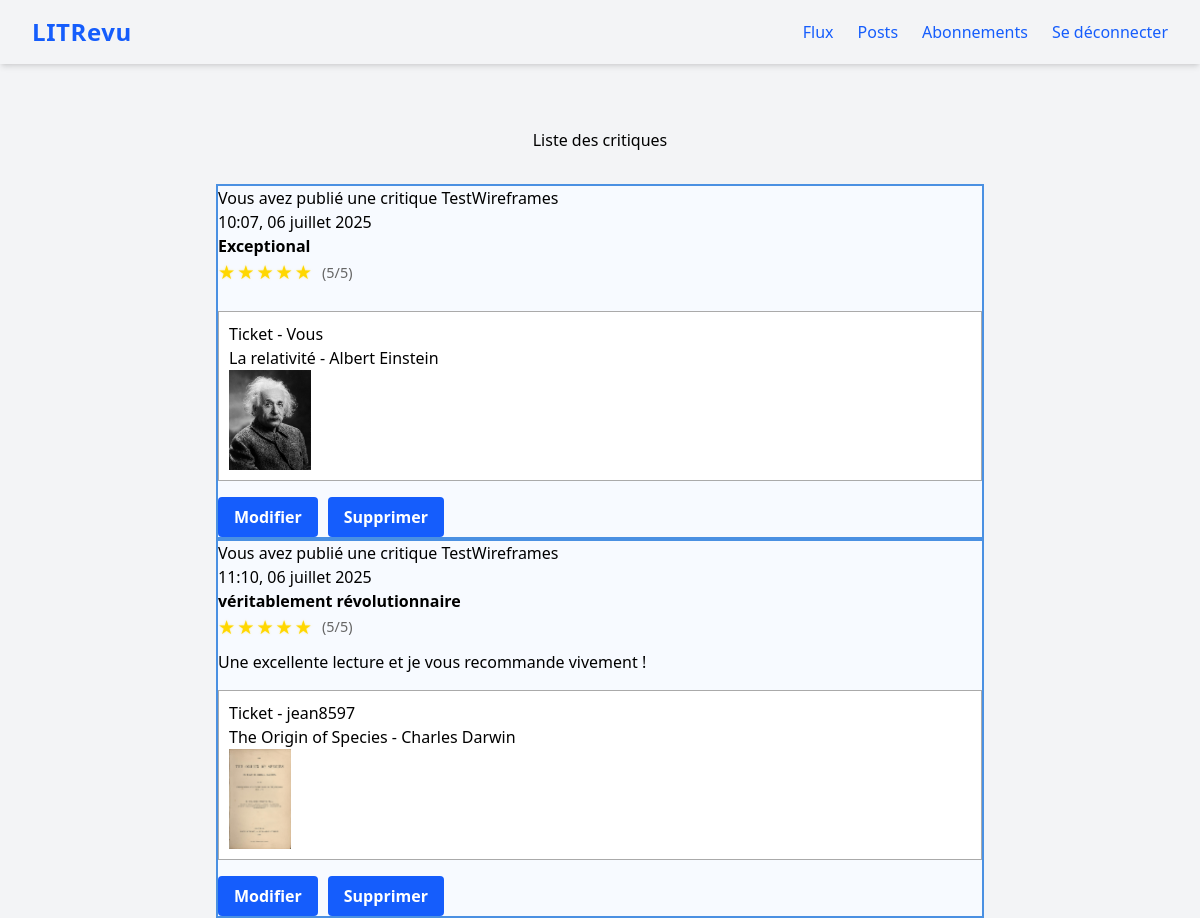
Screenshot of /reviews/ (signed in) with the database file from the repository.
### review/models.py (models this page shows, shortened)
class Review(models.Model):
    ticket = models.ForeignKey(
        to=Ticket,
        related_name="reviews",
        on_delete=models.CASCADE
    )
    rating = models.IntegerField(
        validators=[MinValueValidator(0), MaxValueValidator(5)])
    headline = models.CharField(max_length=128)
    body = models.CharField(max_length=8192, blank=True)
    user = models.ForeignKey(
        to=settings.AUTH_USER_MODEL, on_delete=models.CASCADE)
    created = models.DateTimeField(auto_now_add=True)

class Ticket(models.Model):
    title = models.CharField(max_length=128)
    description = models.CharField(max_length=2048, blank=True)
    user = models.ForeignKey(
        to=settings.AUTH_USER_MODEL, on_delete=models.CASCADE)
    image = models.ImageField(blank=True, null=True)
    created = models.DateTimeField(default=timezone.now)

### authentication/models.py (models this page shows)
class User(AbstractUser):
    follows = models.ManyToManyField(
        'self',
        symmetrical=False,
        verbose_name='suit'
    )

### review/views.py (the view)
# urls.py: path('reviews/', review.views.reviews, name='reviews'),
@login_required
def reviews(request):
    reviews = models.Review.objects.all()
    return render(
        request,
        'review/reviews.html',
        context={'reviews': reviews},
    )

### review/templatetags/review_extras.py (called while the page is built)
@register.inclusion_tag('review/_stars.html')
def display_stars(rating):
    return {'rating': rating}

### review/templates/review/reviews.html (shortened to what this page needs)
{% extends 'base.html' %}
{% load review_extras %}
{% block content %}
    <h2 class="text-center my-8">Liste des critiques</h2>
    <div class="grid-container">
        {% for post in reviews %}
            <div class="post" style="border:2px solid #4a90e2; background:#f7faff;">
                {% if post.user == user %}
                    <p>Vous avez publié une critique {{ post.user }}</p>
                {% else %}
                    <p>{{ post.user }} a publié une critique</p>
                {% endif %}
                <p>{{ post.created|date:"H:i, d F Y" }}</p>
                <p><b>{{ post.headline }}</b></p>
                <div class="rating-display mb-2">
                        {% display_stars post.rating %}
                </div>
                <p>{{ post.body }}</p>
                <div style="border:1px solid #aaa; background:#fff; margin:16px 0; padding:10px;">
                    <span>Ticket - {% if post.ticket.user == user %}Vous{% else %}{{ post.ticket.user }}{% endif %}</span><br>
                    <span>{{ post.ticket.title }}</span><br>
                    {% if post.ticket.image %}
                        <img src="{{ post.ticket.image.url }}" alt="Image du ticket {{ post.ticket.title }}" style="max-width:100px;max-height:100px;">
                    {% endif %}
                </div>
                <div style="display:flex; gap:10px;">
                    <a href="{% url 'edit-review' post.id %}"><button type="button" class="bg-blue-600 text-white px-4 py-2 rounded hover:bg-blue-700 font-semibold transition">Modifier</button></a>
                    <a href="{% url 'delete-review' post.id %}"><button type="button" class="bg-blue-600 text-white px-4 py-2 rounded hover:bg-blue-700 font-semibold transition">Supprimer</button></a>
                </div>
            </div>
        {% endfor %}
    </div>
{% endblock content %}

### review/templates/review/_stars.html
<div class="rating-display">
    {% for i in "12345" %}
        {% if forloop.counter <= rating %}
            <span class="star filled">★</span>
        {% else %}
            <span class="star empty">☆</span>
        {% endif %}
    {% endfor %}
    <span class="rating-text">({{ rating }}/5)</span>
</div>

### review/static/review/css/styles.css (style rules this page uses)
.rating-display { display: inline-flex; align-items: center; gap: 2px; }
.star { font-size: 1.2em; cursor: default; transition: color 0.2s ease; }
.star.filled, .star.star-filled { color: #ffd700; text-shadow: 0 0 2px rgba(255, 215, 0, 0.5); }
.rating-text { margin-left: 8px; font-size: 0.9em; color: #666; }

### rows the page displays
Review: user "TestWireframes", created "10:07, 06 juillet 2025", headline "Exceptional", rating "5", shows "Vous", ticket "La relativité - Albert Einstein", ticket.image (picture)
Review: user "TestWireframes", created "11:10, 06 juillet 2025", headline "véritablement révolutionnaire", rating "5", body "Une excellente lecture et je vous recommande vivement !", ticket.user "jean8597", ticket "The Origin of Species - Charles Darwin", ticket.image (picture)
